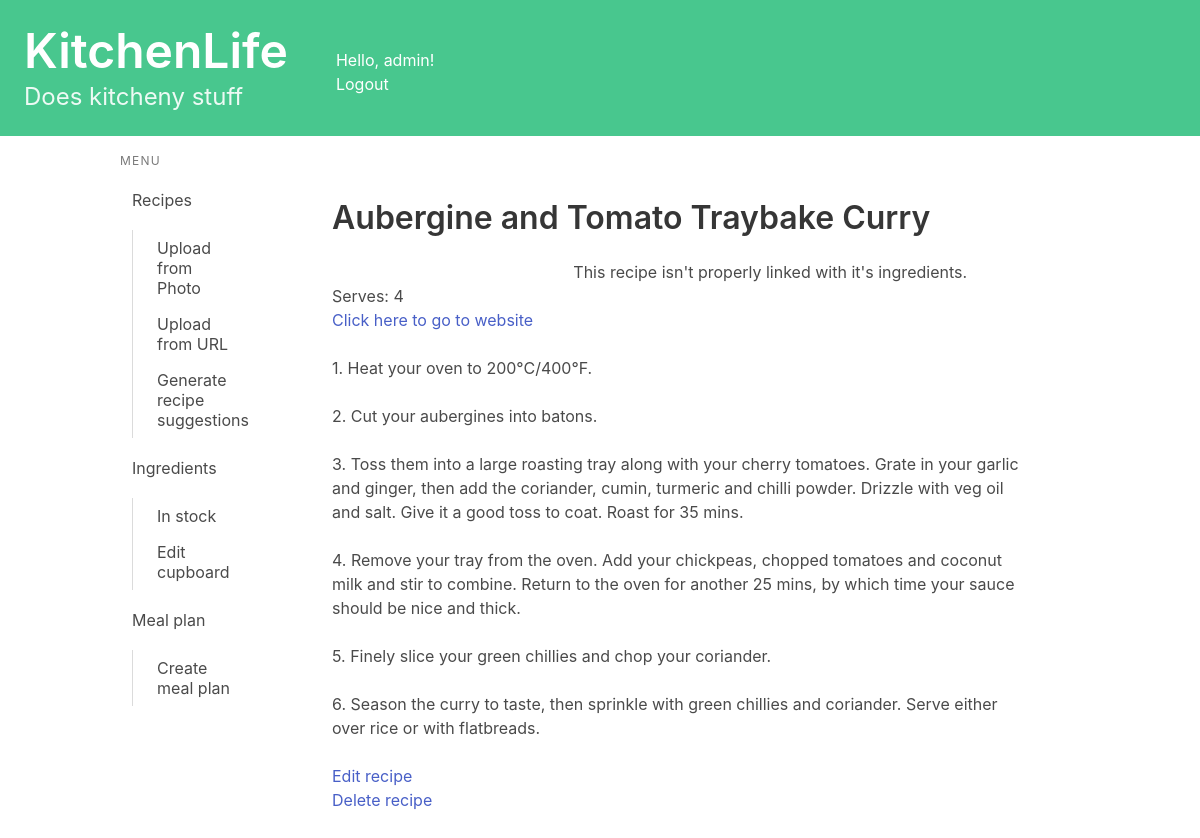
The page /recipes/view/12/ (signed in) on the database as committed earlier.
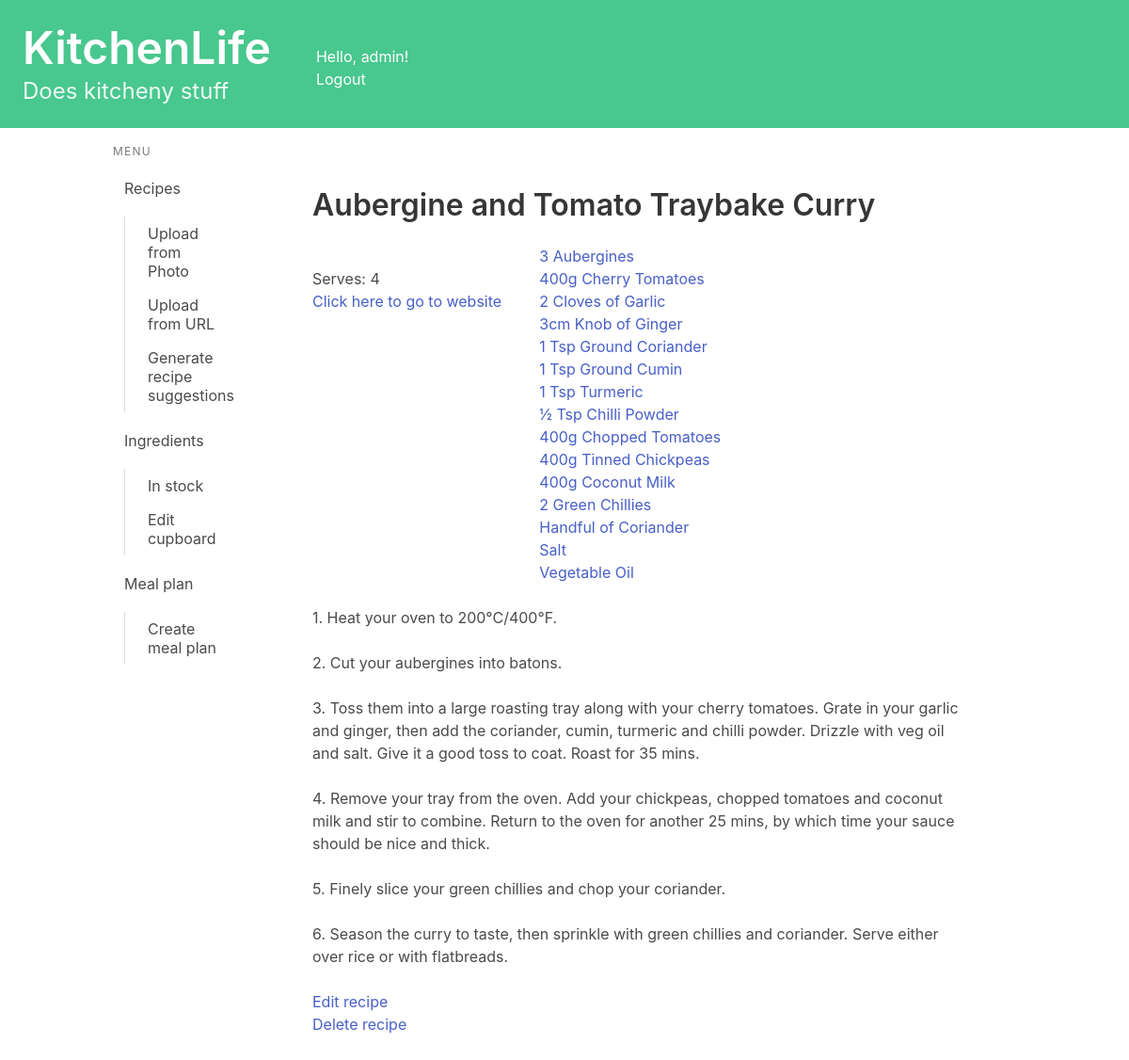
The same page on the database as committed later.
### cupboard/models.py (models this page shows, shortened)
class Ingredient(models.Model):
    name = models.CharField(max_length=50)

### recipes/views.py (the view)
# urls.py: path('view/<int:recipe_id>/', views.detail, name='detail'),
@login_required
def detail(request, recipe_id):
    recipe = get_object_or_404(Recipe, pk=recipe_id)
    if recipe.owner != request.user:
        return redirect('recipes:index')
    method_as_list = recipe.method_as_list()
    try:
        dumb_ingredients = recipe.ingredients_string.split('\n')
        for inged in dumb_ingredients:
            parts = refindall(r'\d+|\D+', inged)
            combined_list = [int(p) if p.isdigit() else p for p in parts]
        ingredients = list(recipe.uses_ingredient.all())
        combined_ingredients = []
        for dumb_ingredient in dumb_ingredients:
            for ingredient in ingredients:
                if ingredient.name.lower() in dumb_ingredient.lower():
                    combined_ingredients.append((dumb_ingredient, ingredient))
                    break
    except:
        combined_ingredients = None
    context = {'recipe': recipe, 'method_as_list': method_as_list, 'combined_ingredients': combined_ingredients}
    return render(request, 'recipes/detail.html', context)

### recipes/models.py (called while the page is built)
    def method_as_list(self):
        try:
            method_as_list = self.method.split('\n')
            if method_as_list[0][0] != "1":
                method_as_list = [str(i+1) + ". " + step for i, step in enumerate(method_as_list)]
        except:
            method_as_list = []
        return method_as_list

### recipes/templatetags/is_active.py (called while the page is built)
@register.simple_tag
def is_active(request, url):
    if reverse(url) == request.path:
        return "is-active"
    return ""

### recipes/templates/recipes/detail.html (shortened to what this page needs)
{% extends 'base.html' %}
{% block content %}
<section class="section">
    <h1 class="title">{{ recipe.name }}</h1>
    <div class="columns">
        <div class="column is-one-third">
            {% if recipe.serves %}
                <p>
Serves: {{ recipe.serves }}
                </p>
            {% endif %}
            {% if recipe.url %}
                <p>
<a href={{recipe.url}}>Click here to go to website</a>
                </p>
            {% endif %}
        </div>
        <div class="column">
            {% if recipe.uses_ingredient.all %}
    {% for combined_ingredient in combined_ingredients %}
    <p><a href="{% url 'cupboard:ingredient_detail' combined_ingredient.1.id %}">{{ combined_ingredient.0 }}</a><br></p>
    {% endfor %}
{% else %}
    <p>This recipe isn't properly linked with it's ingredients.</p>
{% endif %}
        </div>
      </div>
    {% for step in method_as_list %}
    <p> {{ step }} <br><br></p>
    {% endfor %}
    <ul><a href="{% url 'recipes:edit_recipe' recipe.id %}">Edit recipe</a></ul>
    <ul><a href="{% url 'recipes:delete_recipe' recipe.id %}">Delete recipe</a></ul>
</section>
{% endblock content %}

Rows that differ between the two databases and show on the page:
added Ingredient: combined_ingredient "3 Aubergines"
now on this page (row unchanged): Ingredient: combined_ingredient "400g Cherry Tomatoes"
now on this page (row unchanged): Ingredient: combined_ingredient "2 Cloves of Garlic"
now on this page (row unchanged): Ingredient: combined_ingredient "3cm Knob of Ginger"
added Ingredient: combined_ingredient "1 Tsp Ground Coriander"
now on this page (row unchanged): Ingredient: combined_ingredient "1 Tsp Ground Cumin"
added Ingredient: combined_ingredient "1 Tsp Turmeric"
added Ingredient: combined_ingredient "½ Tsp Chilli Powder"
now on this page (row unchanged): Ingredient: combined_ingredient "400g Chopped Tomatoes"
added Ingredient: combined_ingredient "400g Tinned Chickpeas"
added Ingredient: combined_ingredient "400g Coconut Milk"
added Ingredient: combined_ingredient "2 Green Chillies"
added Ingredient: combined_ingredient "Handful of Coriander"
now on this page (row unchanged): Ingredient: name "Salt"
now on this page (row unchanged): Ingredient: name "Vegetable Oil"
Other text that changed with them:
text no longer shown: "This recipe isn't properly linked with it's ingredients."
